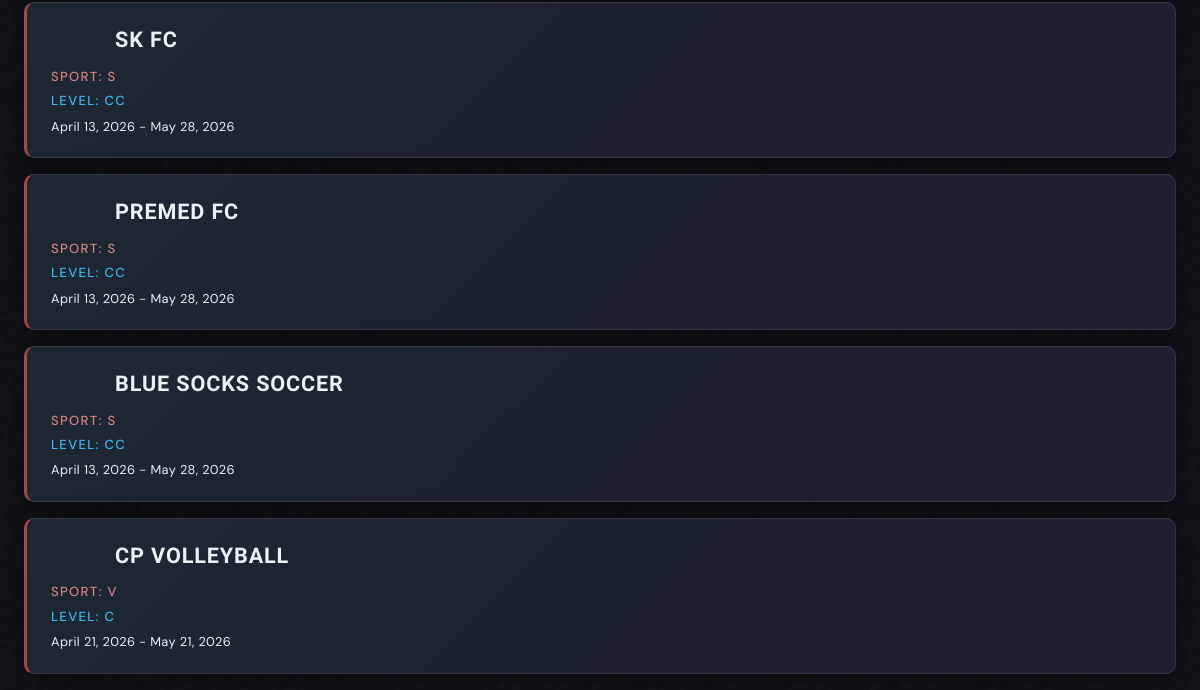
Before: /sundayleague/teams/ (lower part) with the older database file.
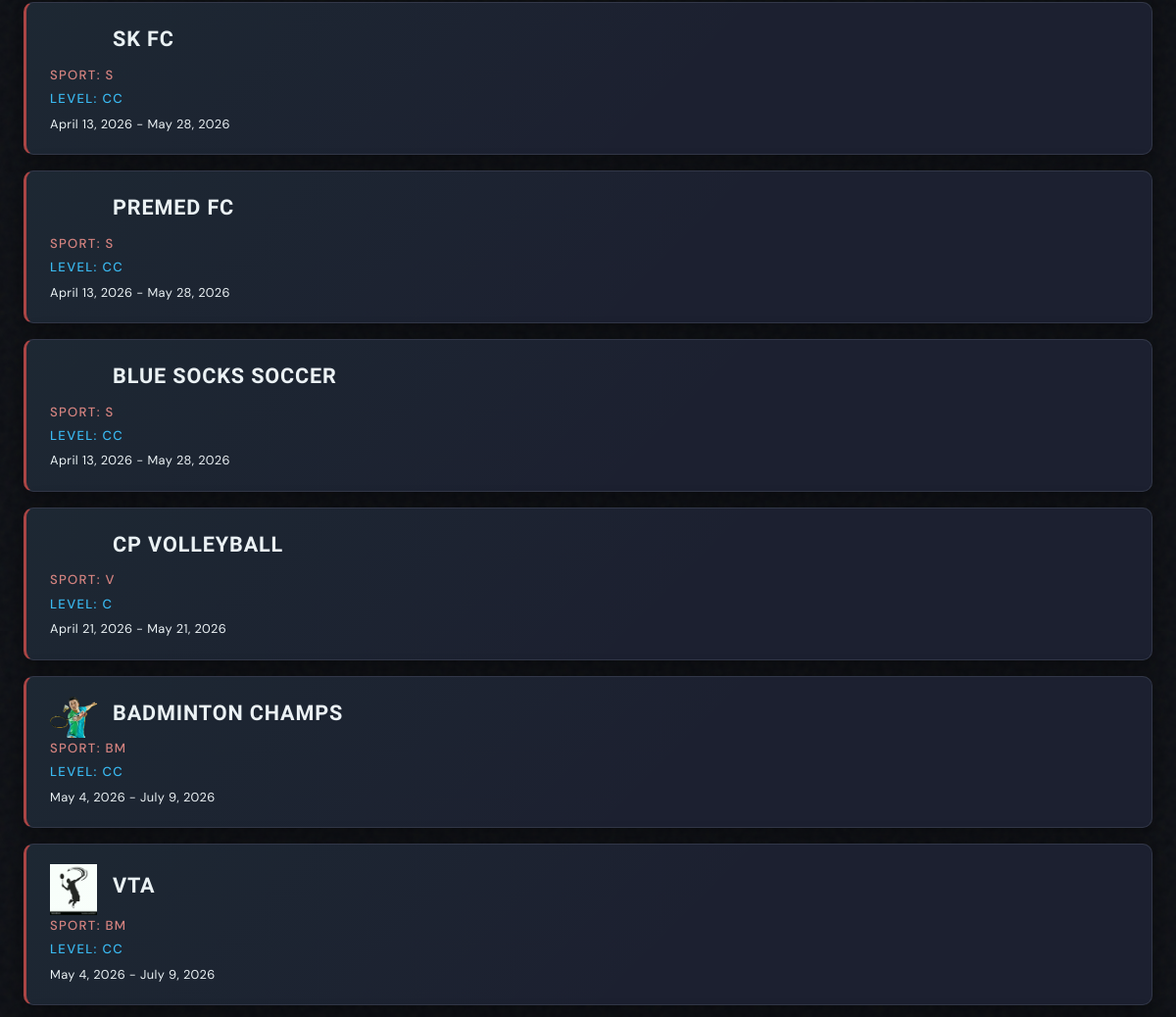
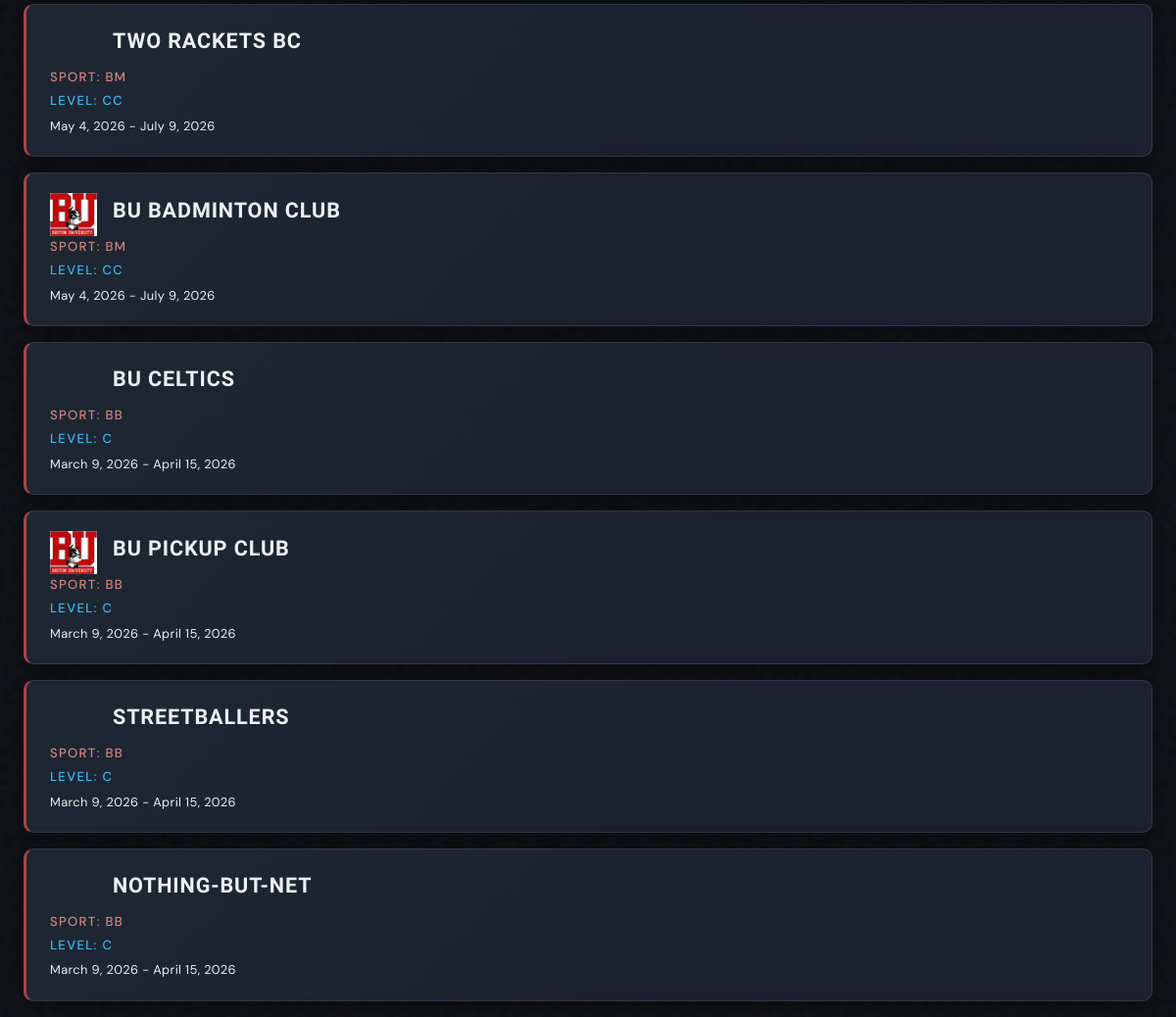
After: the same page with the newer database file (2 pictures, top to bottom).
### SundayLeague/models.py (models this page shows, shortened)
class Team(models.Model):
  team_admin = models.ForeignKey(User, on_delete=models.CASCADE) # Controls team settings and can add new members
  name = models.TextField()
  league = models.ForeignKey(League, on_delete=models.CASCADE)
  picture = models.ImageField(default=None, blank=True, null=True)
  def getImageUrl(self):
    if self.picture:
      return self.picture.url
    else:
      return ''

class League(models.Model):
  league_admin = models.ForeignKey(User, on_delete=models.CASCADE) # Controls league settings and can admit teams
  sport_type = models.CharField(blank=False)
  is_active = models.BooleanField(default=True)
  league_name = models.TextField(blank=False, default='Unnamed League')
  season_start = models.DateField()
  season_end = models.DateField()
  level = models.CharField(blank=False)

### SundayLeague/views.py (the view)
# urls.py: path('teams/', ListTeams.as_view(), name='list_teams'),
class ListTeams(ListView):
  model=Team
  template_name='SundayLeague/list_teams.html'
  context_object_name='teams'
  def get_queryset(self):
        queryset = super().get_queryset()
        sport = self.request.GET.get('sport')
        level = self.request.GET.get('level')
        start_date = self.request.GET.get('start_date')
        end_date = self.request.GET.get('end_date')
        team_name = self.request.GET.get('name')
        if sport:
          queryset = queryset.filter(league__sport_type__icontains=sport)
        if level:
          queryset = queryset.filter(league__level__icontains=level)
        if start_date:
          queryset = queryset.filter(league__season_start__gte=start_date)
        if end_date:
          queryset = queryset.filter(league__season_end__lte=end_date)
        if team_name:
          queryset = queryset.filter(name__icontains=team_name)
        return queryset

### SundayLeague/templates/SundayLeague/list_teams.html (shortened to what this page needs)
{% extends 'SundayLeague/base.html' %}
{% block content %}
  {% for team in teams %}
  <div class="card">
      <div class="game-card-header">
        <img src="{{team.getImageUrl}}" class="team-pfp">
        <p class="league-title">{{team.name}}</p>
      </div>
      <p class="type-text">Sport: {{team.league.sport_type}}</p>
      <p class="seriousness">Level: {{team.league.level}}</p>
      <p class="dates">{{team.league.season_start}} - {{team.league.season_end}}</p>
  </div>
  {% endfor %}
{% endblock %}

Changed rows visible on the page:
added Team: getImageUrl (picture), name "BADMINTON CHAMPS", league.sport_type "BM", league.level "CC", league.season_start "May 4, 2026", league.season_end "July 9, 2026"
added Team: getImageUrl (picture), name "VTA", league.sport_type "BM", league.level "CC", league.season_start "May 4, 2026", league.season_end "July 9, 2026"
added Team: name "TWO RACKETS BC", league.sport_type "BM", league.level "CC", league.season_start "May 4, 2026", league.season_end "July 9, 2026"
added Team: getImageUrl (picture), name "BU BADMINTON CLUB", league.sport_type "BM", league.level "CC", league.season_start "May 4, 2026", league.season_end "July 9, 2026"
added Team: name "BU CELTICS", league.sport_type "BB", league.level "C", league.season_start "March 9, 2026", league.season_end "April 15, 2026"
added Team: getImageUrl (picture), name "BU PICKUP CLUB", league.sport_type "BB", league.level "C", league.season_start "March 9, 2026", league.season_end "April 15, 2026"
added Team: name "STREETBALLERS", league.sport_type "BB", league.level "C", league.season_start "March 9, 2026", league.season_end "April 15, 2026"
added Team: name "NOTHING-BUT-NET", league.sport_type "BB", league.level "C", league.season_start "March 9, 2026", league.season_end "April 15, 2026"
